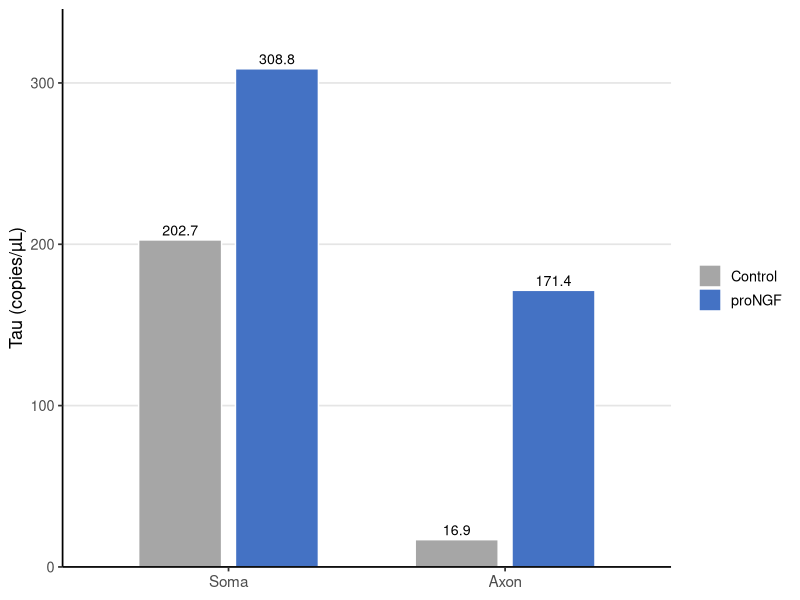
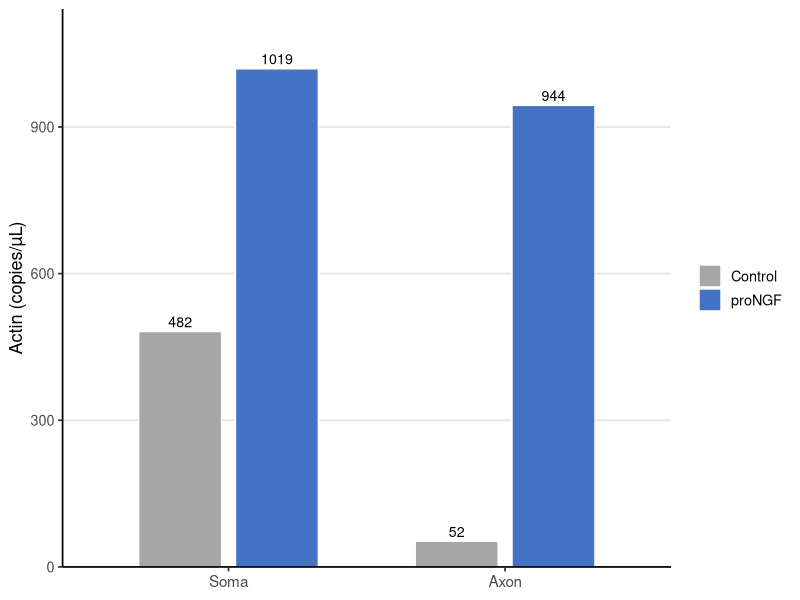
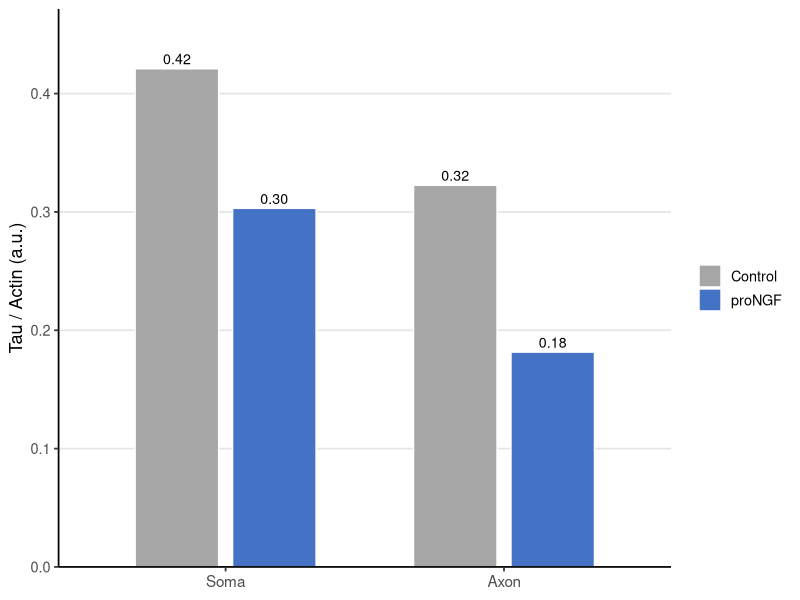

Reproduce these figures in R, in order.
## ---- chunk 1
#| label: setup
#| include: false
library(tidyverse)
library(ggplot2)

COL_BLUE <- "#4472C4"
COL_GREY <- "#A6A6A6"
PAL_COMP <- c(Soma = "#4A90D9", Axon = "#E07B54")
PAL_COND <- c(Control = "#A6A6A6", proNGF = "#4472C4")

theme_wb <- function() {
  theme_classic(base_size = 13) +
    theme(
      axis.text.x        = element_text(size = 11),
      plot.title         = element_text(face = "bold", size = 13),
      plot.subtitle      = element_text(size = 10, color = "grey45"),
      panel.grid.major.y = element_line(color = "grey90"),
      legend.position    = "right"
    )
}

# ── ddPCR copy-number concentrations (copies/µL) ──────────────────────────────
ddpcr <- tibble::tribble(
  ~Compartment, ~Condition, ~Tau,    ~Actin,
  "Soma",       "Control",  202.70,  481.51,
  "Soma",       "proNGF",   308.78,  1019.05,
  "Axon",       "Control",  16.91,   52.43,
  "Axon",       "proNGF",   171.43,  944.33
) |>
  mutate(
    Compartment = factor(Compartment, levels = c("Soma", "Axon")),
    Condition   = factor(Condition,   levels = c("Control", "proNGF")),
    Tau_Actin   = Tau / Actin
  )
## ---- chunk 2
#| label: ddpcr-table
knitr::kable(
  ddpcr |>
    transmute(Compartment, Condition,
              `Tau (copies/µL)`   = sprintf("%.2f", Tau),
              `Actin (copies/µL)` = formatC(Actin, format = "f", big.mark = ",", digits = 2))
)
## ---- chunk 3
#| label: fig-tau-raw
#| fig-width: 8
#| fig-height: 4.3
#| fig-cap: "Raw tau copies rise with proNGF in both compartments — the largest relative change is in the axon, mirroring the western-blot increase in axonal tau protein."
ggplot(ddpcr, aes(x = Compartment, y = Tau, fill = Condition)) +
  geom_col(position = position_dodge(width = 0.7), width = 0.6, colour = "white") +
  geom_text(aes(label = sprintf("%.1f", Tau)),
            position = position_dodge(width = 0.7), vjust = -0.4, size = 3.6) +
  scale_fill_manual(values = PAL_COND) +
  scale_y_continuous(expand = expansion(mult = c(0, 0.12))) +
  labs(x = NULL, y = "Tau (copies/µL)", fill = NULL) +
  theme_wb()
## ---- chunk 4
#| label: fig-actin
#| fig-width: 8
#| fig-height: 4.3
#| fig-cap: "Axon actin jumps ~18-fold with proNGF (52 → 944) — far larger than expected for a housekeeping gene, and exceeding the tau increase in the same compartment. Soma actin also rises ~2.1-fold (482 → 1,019), milder but still treatment-responsive."
ggplot(ddpcr, aes(x = Compartment, y = Actin, fill = Condition)) +
  geom_col(position = position_dodge(width = 0.7), width = 0.6, colour = "white") +
  geom_text(aes(label = sprintf("%.0f", Actin)),
            position = position_dodge(width = 0.7), vjust = -0.4, size = 3.6) +
  scale_fill_manual(values = PAL_COND) +
  scale_y_continuous(expand = expansion(mult = c(0, 0.12))) +
  labs(x = NULL, y = "Actin (copies/µL)", fill = NULL) +
  theme_wb()
## ---- chunk 5
#| label: fig-norm
#| fig-width: 8
#| fig-height: 4.3
#| fig-cap: "After normalizing to actin, axon tau appears to decrease with proNGF (0.32 → 0.18) — contradicting the protein data. Either actin mRNA is itself upregulated by proNGF, or RNA input was unequal between wells."
ggplot(ddpcr, aes(x = Compartment, y = Tau_Actin, fill = Condition)) +
  geom_col(position = position_dodge(width = 0.7), width = 0.6, colour = "white") +
  geom_text(aes(label = sprintf("%.2f", Tau_Actin)),
            position = position_dodge(width = 0.7), vjust = -0.4, size = 3.6) +
  scale_fill_manual(values = PAL_COND) +
  scale_y_continuous(expand = expansion(mult = c(0, 0.12))) +
  labs(x = NULL, y = "Tau / Actin (a.u.)", fill = NULL) +
  theme_wb()
